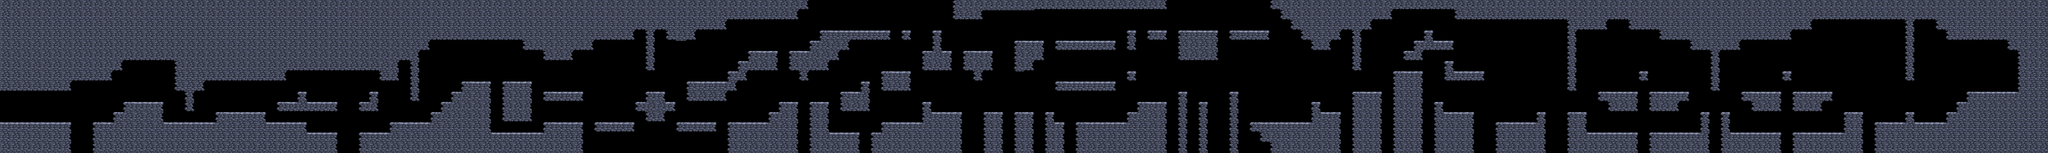

Below is a game level as drawn by its tile map, then a one-line description and the .tmx that defines it (tile-layer data replaced by summaries):
An orthogonal 200x15 tile map with 64x64 px tiles, 1 tile layer (FG) and 101 objects (67x Half, 23x Full).

<map version="1.0" orientation="orthogonal" width="200" height="15" tilewidth="64" tileheight="64">
 <tileset firstgid="1" name="Castle-Tiles" tilewidth="64" tileheight="64">
  <image source="Castle-Tiles.png" width="192" height="512" />
 </tileset>
 <layer name="FG" width="200" height="15">
  <data>[3000 cells, 1510 non-empty, 16 distinct tile ids]</data>
 </layer>
 <objectgroup name="Spawn" width="200" height="15">
  <object x="8" y="706" width="43" height="64" />
  <object x="1930" y="763" width="43" height="64" />
  <object x="3404" y="510" width="43" height="64" />
  <object x="4583" y="701" width="43" height="64" />
  <object x="5375" y="125" width="43" height="64" />
  <object x="6745" y="703" width="43" height="64" />
  <object x="7687" y="123" width="43" height="64" />
  <object x="9033" y="637" width="43" height="64" />
  <object x="10347" y="765" width="43" height="64" />
  <object x="11531" y="629" width="43" height="64" />
 </objectgroup>
 <objectgroup name="Jumps" width="200" height="15">
  <object type="Half" x="419" y="759" width="31" height="55">
   <properties>
    <property name="MustJump" value="True" />
   </properties>
  </object>
  <object type="Half" x="645" y="753" width="53" height="56">
   <properties>
    <property name="MustJump" value="True" />
   </properties>
  </object>
  <object type="Half" x="714" y="693" width="53" height="56">
   <properties>
    <property name="MustJump" value="True" />
   </properties>
  </object>
  <object type="Half" x="1284" y="750" width="53" height="56">
   <properties>
    <property name="MustJump" value="True" />
   </properties>
  </object>
  <object type="Half" x="2092" y="822" width="31" height="54">
   <properties>
    <property name="MustJump" value="True" />
   </properties>
  </object>
  <object type="Half" x="1799" y="628" width="53" height="56">
   <properties>
    <property name="MustJump" value="True" />
   </properties>
  </object>
  <object type="Half" x="2096" y="629" width="34" height="54">
   <properties>
    <property name="MustJump" value="True" />
   </properties>
  </object>
  <object type="Half" x="2260" y="627" width="37" height="54">
   <properties>
    <property name="MustJump" value="True" />
   </properties>
  </object>
  <object type="Half" x="2383" y="822" width="37" height="54">
   <properties>
    <property name="MustJump" value="True" />
   </properties>
  </object>
  <object type="Half" x="2641" y="757" width="37" height="54">
   <properties>
    <property name="MustJump" value="True" />
   </properties>
  </object>
  <object type="Half" x="2708" y="690" width="37" height="54">
   <properties>
    <property name="MustJump" value="True" />
   </properties>
  </object>
  <object type="Half" x="2772" y="626" width="37" height="54">
   <properties>
    <property name="MustJump" value="True" />
   </properties>
  </object>
  <object type="Half" x="2835" y="563" width="37" height="54">
   <properties>
    <property name="MustJump" value="True" />
   </properties>
  </object>
  <object type="Half" x="3305" y="500" width="37" height="54">
   <properties>
    <property name="MustJump" value="False" />
   </properties>
  </object>
  <object type="Half" x="3045" y="500" width="37" height="54">
   <properties>
    <property name="MustJump" value="False" />
   </properties>
  </object>
  <object type="Half" x="3618" y="758" width="37" height="54">
   <properties>
    <property name="MustJump" value="True" />
   </properties>
  </object>
  <object type="Half" x="3624" y="565" width="37" height="54">
   <properties>
    <property name="MustJump" value="True" />
   </properties>
  </object>
  <object type="Full" x="3893" y="753" width="37" height="54">
   <properties>
    <property name="MustJump" value="True" />
   </properties>
  </object>
  <object type="Full" x="4138" y="556" width="37" height="54">
   <properties>
    <property name="MustJump" value="False" />
   </properties>
  </object>
  <object type="Half" x="3986" y="627" width="37" height="54">
   <properties>
    <property name="MustJump" value="True" />
   </properties>
  </object>
  <object type="Half" x="4494" y="498" width="37" height="54">
   <properties>
    <property name="MustJump" value="True" />
   </properties>
  </object>
  <object type="Half" x="4457" y="757" width="37" height="54">
   <properties>
    <property name="MustJump" value="True" />
   </properties>
  </object>
  <object type="Half" x="4563" y="435" width="37" height="54">
   <properties>
    <property name="MustJump" value="True" />
   </properties>
  </object>
  <object type="Half" x="4627" y="366" width="37" height="54">
   <properties>
    <property name="MustJump" value="True" />
   </properties>
  </object>
  <object type="Half" x="4832" y="310" width="37" height="54">
   <properties>
    <property name="MustJump" value="True" />
   </properties>
  </object>
  <object type="Half" x="5011" y="302" width="37" height="54">
   <properties>
    <property name="MustJump" value="True" />
   </properties>
  </object>
  <object type="Half" x="4753" y="754" width="37" height="54">
   <properties>
    <property name="MustJump" value="True" />
   </properties>
  </object>
  <object type="Half" x="4820" y="688" width="37" height="54">
   <properties>
    <property name="MustJump" value="True" />
   </properties>
  </object>
  <object type="Half" x="4969" y="629" width="37" height="54">
   <properties>
    <property name="MustJump" value="True" />
   </properties>
  </object>
  <object type="Half" x="5156" y="628" width="37" height="54">
   <properties>
    <property name="MustJump" value="False" />
   </properties>
  </object>
  <object type="Half" x="5328" y="562" width="37" height="54">
   <properties>
    <property name="MustJump" value="True" />
   </properties>
  </object>
  <object type="Half" x="5460" y="816" width="37" height="54">
   <properties>
    <property name="MustJump" value="True" />
   </properties>
  </object>
  <object type="Half" x="5417" y="497" width="37" height="54">
   <properties>
    <property name="MustJump" value="False" />
   </properties>
  </object>
  <object type="Half" x="5350" y="820" width="37" height="54">
   <properties>
    <property name="MustJump" value="True" />
   </properties>
  </object>
  <object type="Half" x="5073" y="242" width="37" height="54">
   <properties>
    <property name="MustJump" value="True" />
   </properties>
  </object>
  <object type="Half" x="5541" y="179" width="37" height="54">
   <properties>
    <property name="MustJump" value="False" />
   </properties>
  </object>
  <object type="Half" x="5804" y="625" width="37" height="54">
   <properties>
    <property name="MustJump" value="False" />
   </properties>
  </object>
  <object type="Full" x="5779" y="294" width="37" height="54">
   <properties>
    <property name="MustJump" value="True" />
   </properties>
  </object>
  <object type="Half" x="5672" y="179" width="37" height="54">
   <properties>
    <property name="MustJump" value="False" />
   </properties>
  </object>
  <object type="Half" x="5929" y="306" width="37" height="54">
   <properties>
    <property name="MustJump" value="True" />
   </properties>
  </object>
  <object type="Half" x="5996" y="685" width="37" height="54">
   <properties>
    <property name="MustJump" value="True" />
   </properties>
  </object>
  <object type="Half" x="6250" y="695" width="37" height="54">
   <properties>
    <property name="MustJump" value="True" />
   </properties>
  </object>
  <object type="Half" x="6435" y="694" width="37" height="54">
   <properties>
    <property name="MustJump" value="True" />
   </properties>
  </object>
  </objectgroup>
 <objectgroup name="Princess" width="200" height="15">
  <!-- 1 objects omitted --></objectgroup>
</map>
<!-- 48 of 101 objects omitted -->
